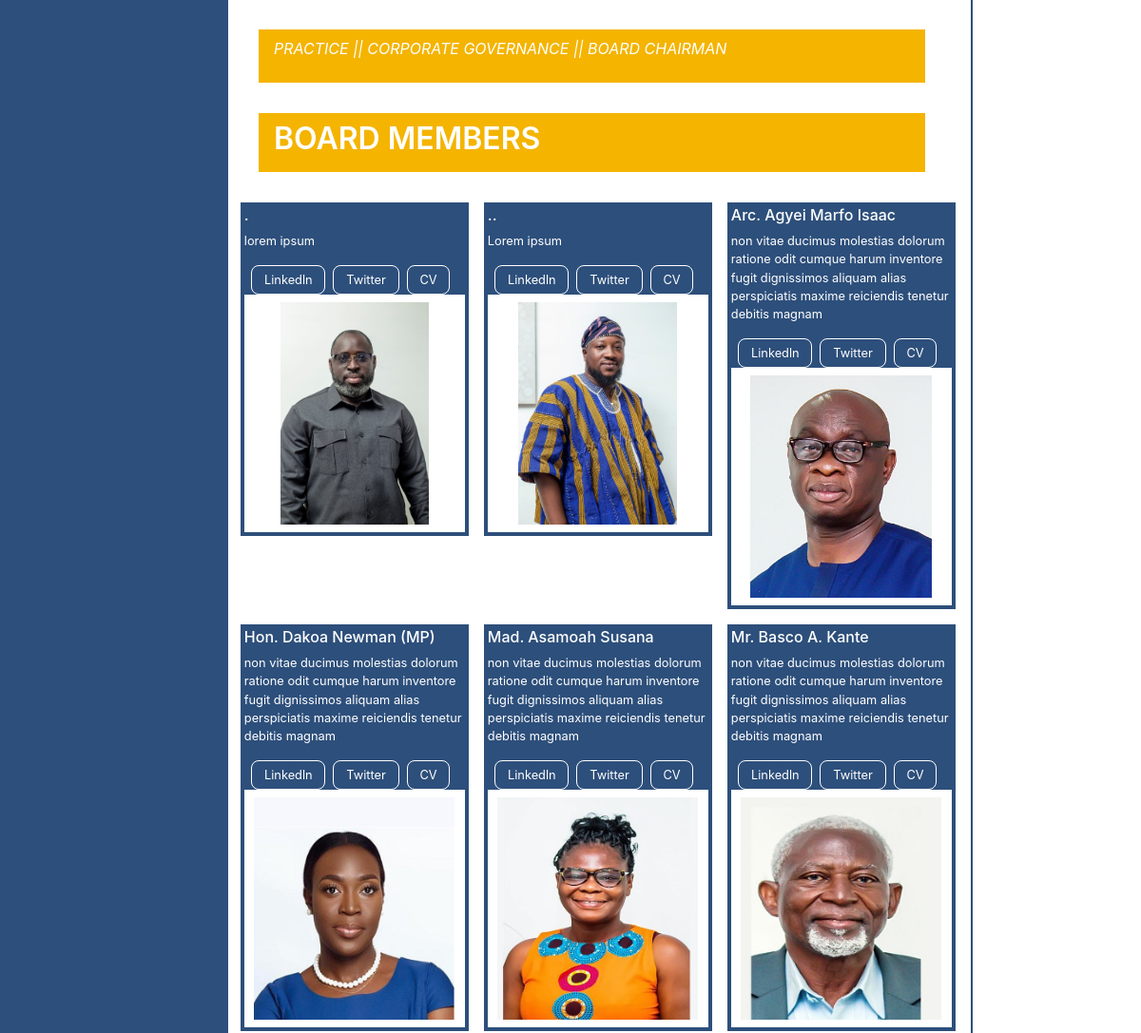
The page /practice/corporate-governance/ (middle part) on the database as committed earlier.
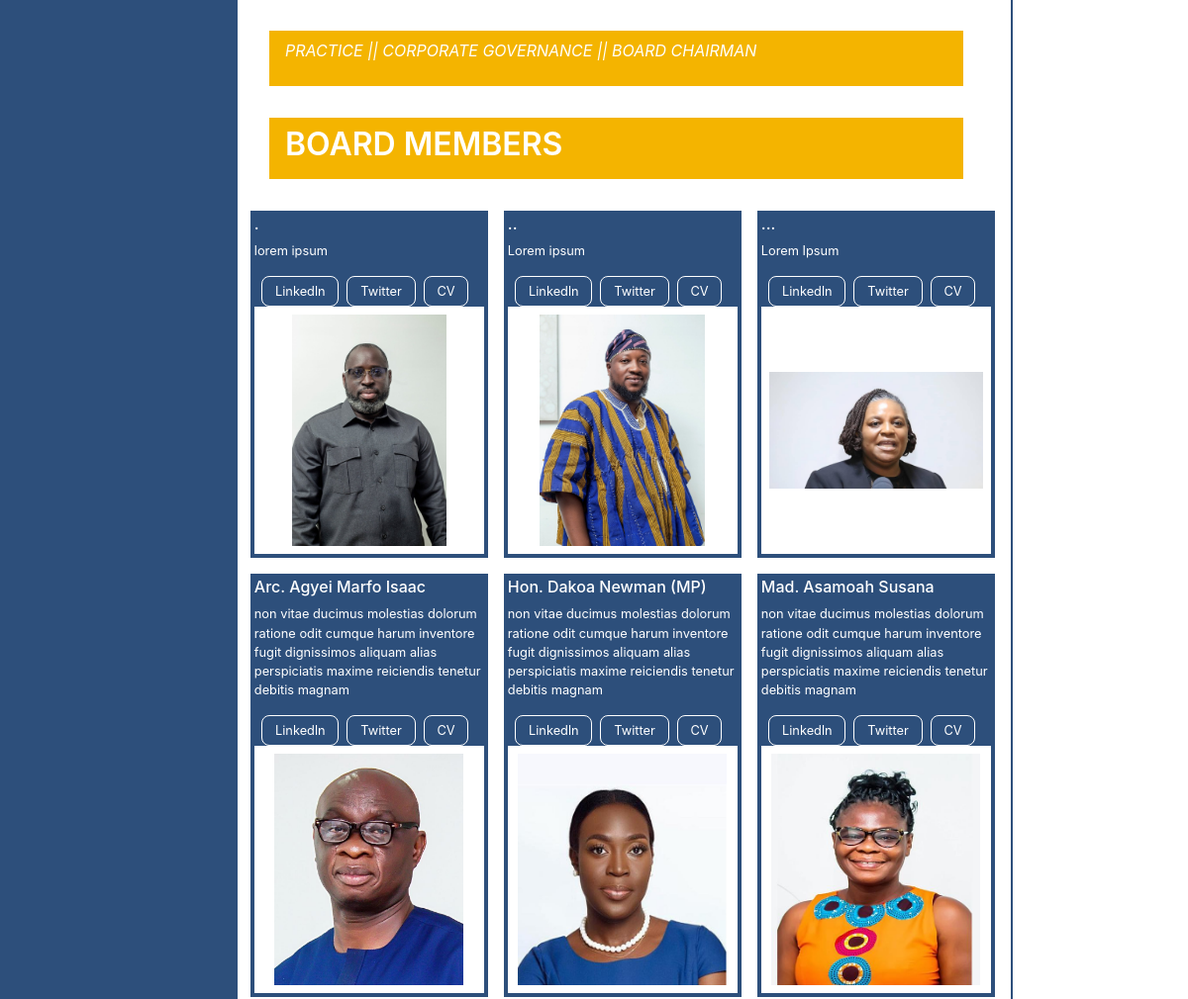
The same page on the database as committed later.
### frontend/models.py (models this page shows, shortened)
class ImageOptimizeMixin:
    IMAGE_MAX_SIZE = (1200, 1200)
    IMAGE_QUALITY = 85

class BoardMember(models.Model, ImageOptimizeMixin):
    name = models.CharField(max_length=150)
    image = models.ImageField(upload_to="board_members/", default="default.jpg")
    position = models.CharField(max_length=255, default="Board Member")
    about = models.TextField()
    linkedin = models.URLField(blank=True, null=True)
    twitter = models.URLField(blank=True, null=True)
    created_at = models.DateTimeField(auto_now_add=True)
    class Meta:
        ordering = ["name"]

### frontend/views.py (the view)
class CorporateGovernaceView(View):
    def get(self, request):
        board_members = BoardMember.objects.all()
        context = {"title": "Corporate Governance", "board_members": board_members}
        return render(request, "frontend/corporate_governance.html", context)

### templates/frontend/corporate_governance.html (shortened to what this page needs)
{% extends 'base.html' %} {% load static %} {% block content %}
<section id="ministy-work" class="sector">
    <article class="grid__span">
        <div class="sector__headline padding">
            <p>Practice || Corporate Governance || Board Chairman</p>
        </div>
        <div id="sector" class="sector__headline padding">
            <h4>Board Members</h4>
        </div>
        <section id="members" class="sector__board-wrapper">
            {% for board_member in board_members %}
            <section class="sector__board-members">
                <div class="sector__board-members-text">
                    <h3>{{ board_member.name }}</h3>
                    <p>{{ board_member.about }}</p>
                    <div class="sector__board-member-links">
                        <a
                            class="link__button"
                            href="{{ board_member.linkedin_url }}"
                            >Linkedln</a
                        >
                        <a
                            class="link__button"
                            href="{{ board_member.twitter_url }}"
                            >Twitter</a
                        >
                        <a
                            class="link__button"
                            href="{% url 'board_member' board_member.pk %}"
                            >CV</a
                        >
                    </div>
                </div>
                <img src="{{ board_member.image.url }}" alt="board Member" />
            </section>
            {% endfor %}
        </section>
    </article>
    <aside class="sector__aside">
    </aside>
</section>
{% endblock content %}

Rows that differ between the two databases and show on the page:
no longer on this page (row unchanged): BoardMember: name "Mr. Basco A. Kante", about "non vitae ducimus molestias dolorum ratione odit cumque harum inventore fugit dignissimos aliquam alias perspiciatis maxime reiciendis tenetur debitis magnam", image (picture)
added BoardMember: name "...", about "Lorem Ipsum", image (picture)
